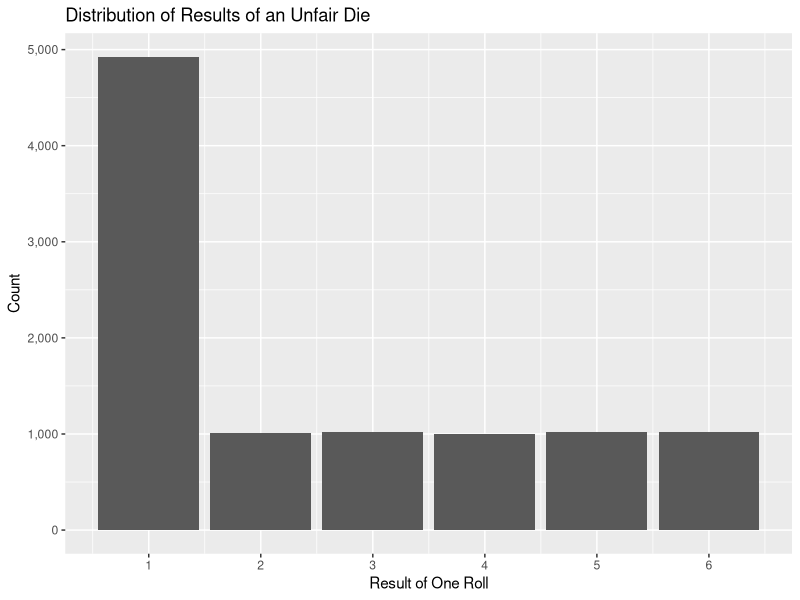
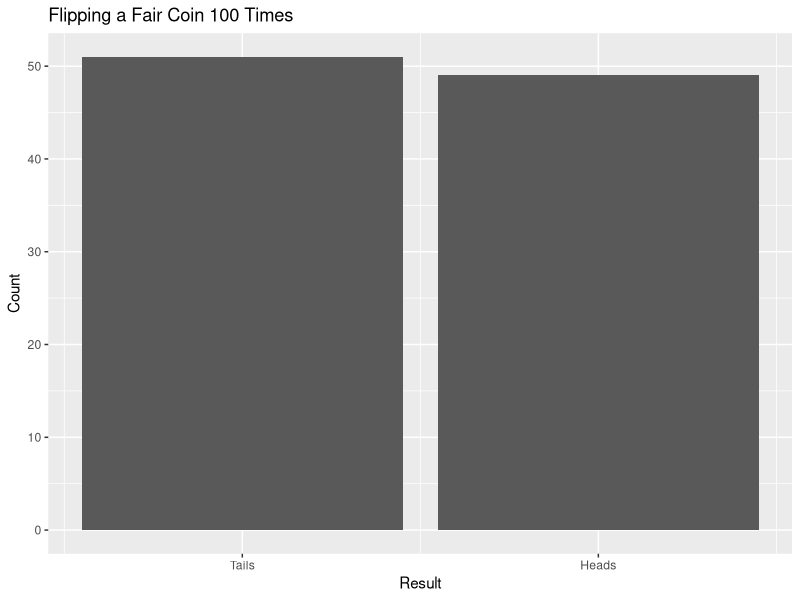
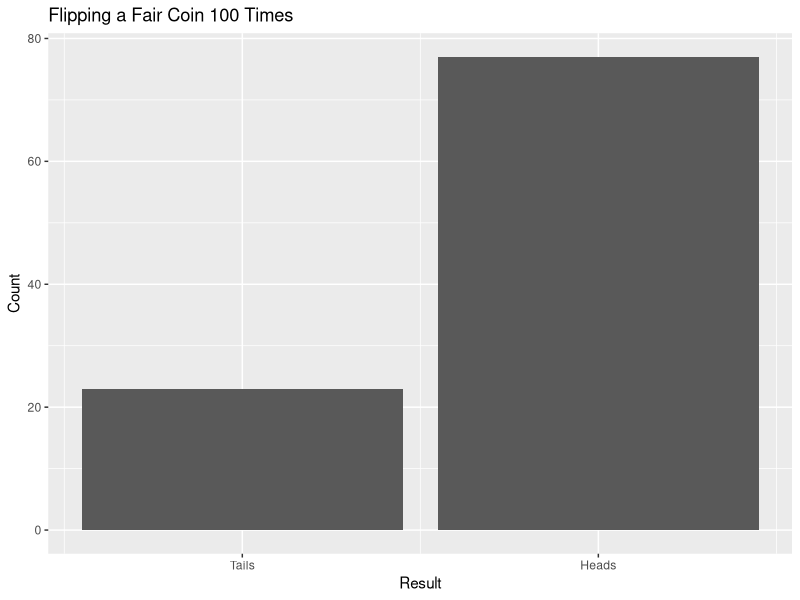
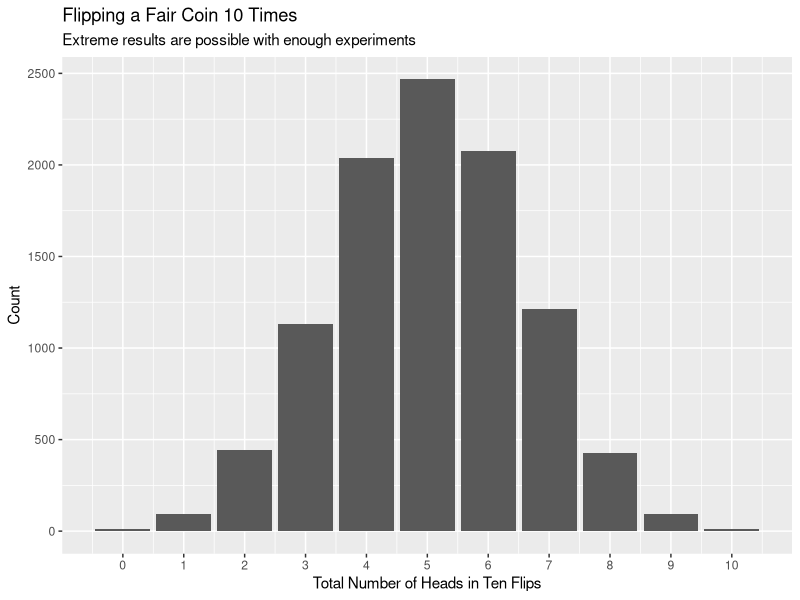
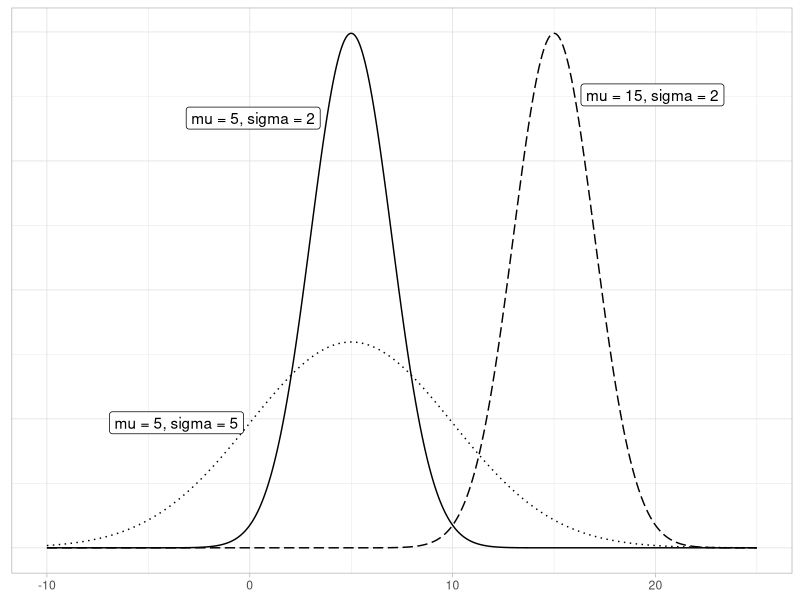
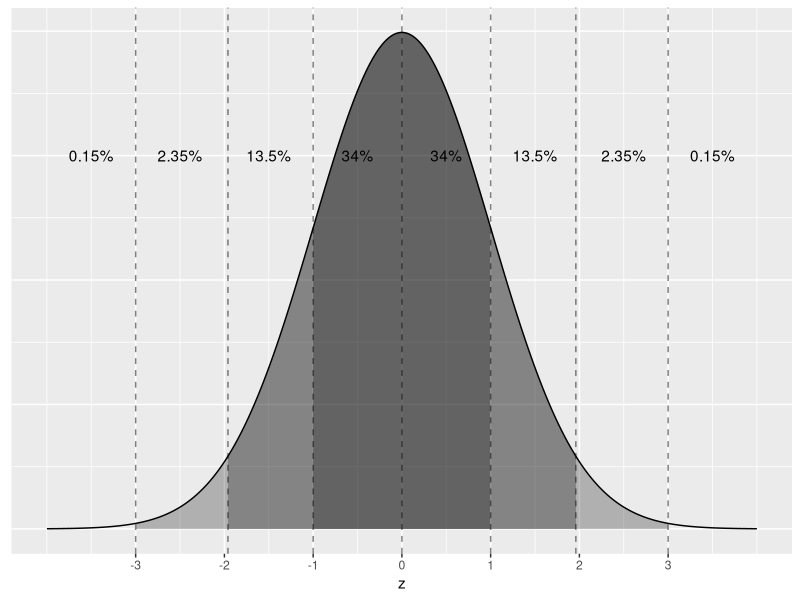

Recreate these plots in R, in order.
## ---- chunk 1
#| message: false
#| warning: false
library(tidyverse)
## ---- chunk 2
#| echo: false
knitr::include_graphics("https://imgs.xkcd.com/comics/iso_8601.png")
## ---- chunk 3
#| echo: false
set.seed(9)
## ---- chunk 4
die <- c(1, 2, 3, 4, 5, 6)

sample(x = die, size = 1)
## ---- chunk 5
sample(x = die, size = 10, replace = TRUE)
## ---- chunk 6
sample(x = die, 
       size = 10, 
       replace = TRUE, 
       prob = c(0.5, 0.1, 0.1, 0.1, 0.1, 0.1))
## ---- chunk 7
tibble(result = sample(x = die, 
                       size = 10000, 
                       replace = TRUE, 
                       prob = c(0.5, rep(0.1, 5)))) |> 
  ggplot(aes(x = result)) +
    geom_bar() +
    labs(title = "Distribution of Results of an Unfair Die",
         x = "Result of One Roll",
         y = "Count") +
    scale_x_continuous(breaks = 1:6,
                       labels = as.character(1:6)) +
    scale_y_continuous(labels = scales::comma_format())
## ---- chunk 8
runif(n = 10, min = 4, max = 6)
## ---- chunk 9
rbinom(n = 1 , size = 1, prob = 0.5)
## ---- chunk 10
tibble(heads = rbinom(n = 100, size = 1, prob = 0.5)) |> 
  ggplot(aes(x = heads)) +
    geom_bar() +
    labs(title = "Flipping a Fair Coin 100 Times",
         x = "Result",
         y = "Count") +
    scale_x_continuous(breaks = c(0, 1),
                       labels = c("Tails", "Heads"))
## ---- chunk 11
tibble(heads = rbinom(n = 100, size = 1, prob = 0.75)) |> 
  ggplot(aes(x = heads)) +
    geom_bar() +
    labs(title = "Flipping a Fair Coin 100 Times",
         x = "Result",
         y = "Count") +
    scale_x_continuous(breaks = c(0, 1),
                       labels = c("Tails", "Heads"))
## ---- chunk 12
set.seed(9)
tibble(heads = rbinom(n = 10000, size = 10, prob = 0.5)) |> 
  ggplot(aes(x = heads)) +
    geom_bar() +
    labs(title = "Flipping a Fair Coin 10 Times",
         subtitle = "Extreme results are possible with enough experiments",
         x = "Total Number of Heads in Ten Flips",
         y = "Count") +
    scale_x_continuous(breaks = 0:10)
## ---- chunk 13
#| echo: false
#| fig.cap: Three normal distributions.

library(ggrepel)

all_points <- tibble(
  domain = seq(from = -10, to = 25, by = 0.01),
  `mu = 5, sigma = 2` = dnorm(x = domain, mean = 5, sd = 2),
  `mu = 5, sigma = 5` = dnorm(x = domain, mean = 5, sd = 5),
  `mu = 15, sigma = 2` = dnorm(x = domain, mean = 15, sd = 2)
)  |>
  pivot_longer(- domain, names_to = "Distribution", values_to = "value", ) |>
  mutate(
    Distribution = factor(
      Distribution,
      levels = c("mu = 5, sigma = 2",
                 "mu = 5, sigma = 5",
                 "mu = 15, sigma = 2")
    )
  )

for_labels <- all_points |>
  filter(between(domain, 3.795, 3.805) & Distribution == "mu = 5, sigma = 2" |
           between(domain, 0.005, 0.0105) & Distribution == "mu = 5, sigma = 5" |
           between(domain, 16.005, 16.015) & Distribution == "mu = 15, sigma = 2")

all_points |>
  ggplot(aes(x = domain, y = value, linetype = Distribution)) +
  geom_line() +
  geom_label_repel(data = for_labels, aes(label = Distribution),
                            nudge_x = c(-1, -2.1, 1)) +
  theme_light() +
  scale_linetype_manual(values=c("solid", "dotted", "longdash")) +
  theme(
    axis.title.y = element_blank(),
    axis.title.x = element_blank(),
    axis.text.y = element_blank(),
    axis.ticks.y = element_blank(),
    legend.position = "none"
  )
## ---- chunk 14
#| echo: false
#| fig.cap: Rules of thumb about areas under normal curves.
shade_3_sd <- function(x) {
  y <- dnorm(x, mean = 0, sd = 1)
  y[x <= -3 | x >= 3] <- NA
  return(y)
}
shade_2_sd <- function(x) {
  y <- dnorm(x, mean = 0, sd = 1)
  y[x <= -1.96 | x >= 1.96] <- NA
  return(y)
}
shade_1_sd <- function(x) {
  y <- dnorm(x, mean = 0, sd = 1)
  y[x <= -1 | x >= 1] <- NA
  return(y)
}
labels <- tibble(
  x = c(-3.5, -2.5, -1.5, -0.5, 0.5, 1.5, 2.5, 3.5),
  label = c("0.15%", "2.35%", "13.5%", "34%", "34%", "13.5%", "2.35%", "0.15%")
) |> 
  mutate(y = rep(0.3, times = n()))
ggplot(data = tibble(x = c(-4, 4)), aes(x)) +
  geom_text(data = labels, aes(y=y, label = label)) + 
  # Trace normal curve
  stat_function(fun = dnorm, args = list(mean = 0, sd = 1), n = 1000) + 
  # Shade and delineate +/- 3 SD
  stat_function(fun = shade_3_sd, geom = "area", fill = "black", alpha = 0.25, n = 1000) +
  # annotate(geom = "segment", x = c(3, -3), xend = c(3, -3), y = 0, yend = dnorm(3, mean = 0, sd = 1)) +
  # Shade and delineate +/- 2 SD
  stat_function(fun = shade_2_sd, geom = "area", fill = "black", alpha = 0.25, n = 1000) +
  # annotate(geom = "segment", x = c(1.96, -1.96), xend = c(1.96, -1.96), y = 0, yend = dnorm(1.96, mean = 0, sd = 1)) +
  # Shade and delineate +/- 1 SD
  stat_function(fun = shade_1_sd, geom = "area", fill = "black", alpha = 0.25, n = 1000) +
  # annotate(geom = "segment", x = c(1, -1), xend = c(1, -1), y = 0, yend = dnorm(1, mean = 0, sd = 1)) + 
  geom_vline(xintercept = c(-3, -1.96, -1, 0, 1, 1.96, 3), linetype = "dashed", alpha = 0.5) +
  # Axes
  scale_x_continuous(breaks = seq(from = -3, to = 3, by = 1)) +
  labs(x = "z", y = "") +
  theme(axis.title.y = element_blank(), axis.text.y = element_blank(), axis.ticks.y = element_blank())
